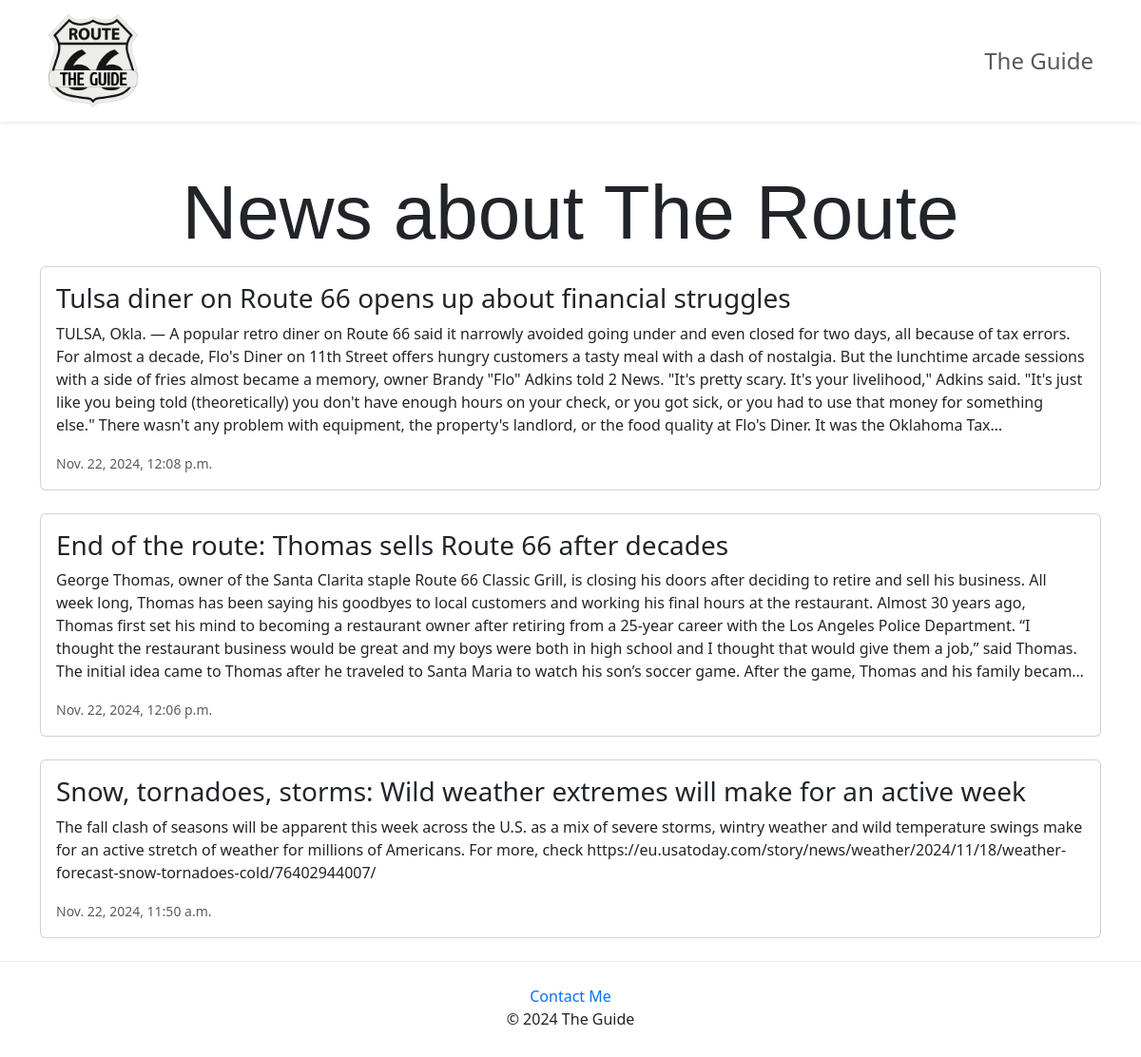
The page /news/ on the database as committed earlier.
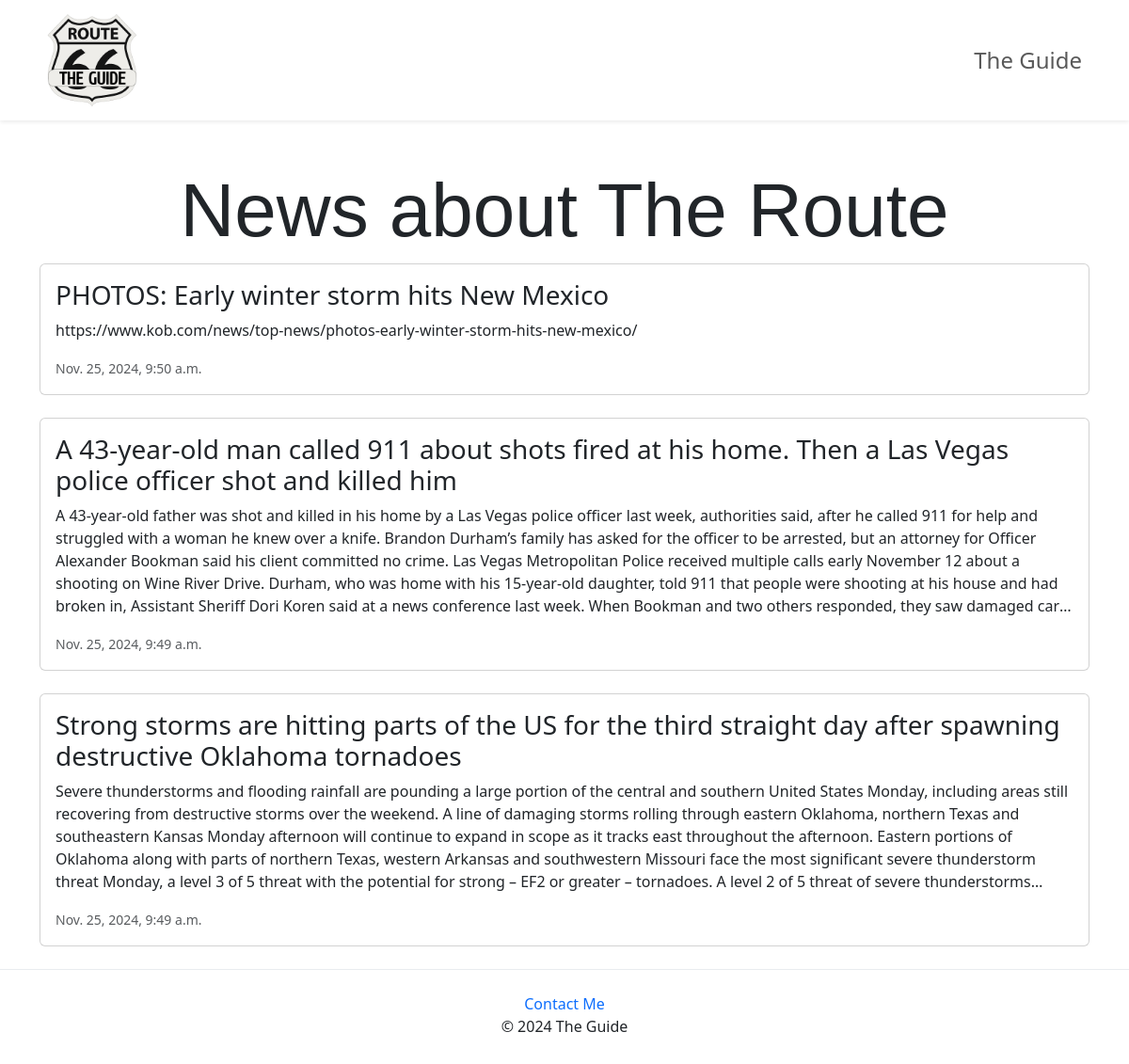
The same page on the database as committed later.
### news/models.py (models this page shows)
class NewsEntry(models.Model):
    title = models.CharField(max_length=200)
    description = models.TextField()
    date = models.DateTimeField(auto_now_add=True)

### news/views.py (the view)
# urls.py: path('', views.news, name='news'),
def news(request):
    news = NewsEntry.objects.order_by('-date')[:3]
    return render(request, 'news/news.html', {'news': news})

### news/templates/news/news.html (shortened to what this page needs)
{% extends 'news/base.html' %}
{% block content %}
    <h1 class="text-center text-dark">News about The Route</h1>
    <div class="row row-cols-1 row-cols-md-1 row-cols-lg-1 justify-content-center">
        {% for new in news %}
        <div class="col mb-4">
            <div class="card h-100">
                <div class="card-body text-dark">
                    <a href="{% url 'news:detail' new.id %}" class="text-decoration-none text-dark">
                        <h3 class="card-title">{{ new.title }}</h3>
                    </a>
                    <p class="card-text">{{ new.description }}</p>
                    <p class="card-text">
                        <small class="text-muted">{{ new.date }}</small>
                    </p>
                </div>
            </div>
        </div>
        {% endfor %}
    </div>
{% endblock %}

### news/templates/news/base.html (shortened to what this page needs)
{% load static %}
<!DOCTYPE html>
<html lang="en">
  <head>
    <link
      href="https://cdn.jsdelivr.net/npm/bootstrap@5.3.0-alpha1/dist/css/bootstrap.min.css"
      rel="stylesheet"
    />
    <link
      href="https://cdnjs.cloudflare.com/ajax/libs/font-awesome/6.0.0-beta3/css/all.min.css"
      rel="stylesheet"
    />
    <link href="{% static 'news/style.css' %}" rel="stylesheet" />
  </head>
  <body>
    <nav class="navbar navbar-expand-lg navbar-light shadow-sm">
      <div class="container d-flex align-items-center">
        <a href="{% url 'home' %}">
          <img
            src="{% static 'img/logo.png' %}"
            alt="Guide Logo"
            class="logo-style"
          />
        </a>
        <div class="collapse navbar-collapse" id="navbarNav">
          <ul class="navbar-nav ms-auto">
            <li class="nav-item">
              <a class="nav-link" href="{% url 'home' %}">The Guide</a>
            </li>
          </ul>
        </div>
      </div>
    </nav>
    <div class="container mt-5 content text-light">
      {% block content %}{% endblock %}
    </div>
    <footer class="py-4 mt-auto">
      <div class="container text-center">
        <p class="mb-0">
          <a
            href="mailto:a23alexandreme@iessanclemente.net"
            class="text-decoration-none text-primary"
            >Contact Me</a
          >
        </p>
        <p class="mb-1">&copy; 2024 The Guide</p>
      </div>
    </footer>
  </body>
</html>

### news/static/news/style.css (style rules this page uses)
html, body { height: 100%; margin: 0; display: flex; flex-direction: column; background-image: url("images/bg.jpg"); background-position: center center; background-size: cover; background-attachment: fixed; }
.navbar { background-color: rgba(255, 255, 255, 0.7); }
.nav-link { font-size: 1.5rem; }
h1 { font-family: "AmericanCaptain", sans-serif; font-size: 5rem; }
.content { flex: 1; }
footer { background-color: rgba(255, 255, 255, 0.7); padding: 20px 0; text-align: center; border-top: 1px solid #e9ecef; }
footer p { margin: 0; }
footer a { color: #007bff; text-decoration: none; }
.logo-style { width: 7rem; height: 100%; }
.card-text { display: -webkit-box; -webkit-line-clamp: 5; -webkit-box-orient: vertical; overflow: hidden; text-overflow: ellipsis; }

Rows that differ between the two databases and show on the page:
removed NewsEntry: title "Tulsa diner on Route 66 opens up about financial struggles", description "TULSA, Okla. — A popular retro diner on Route 66 said it narrowly avoided going under and even closed for two days, all because of tax errors. For almost a decade, Flo's Diner on 11th Street offers hungry customers a tasty meal with a dash of nostalgia. But the lunchtime arcade sessions with a side of fries almost became a memory, owner Brandy \"Flo\" Adkins told 2 News. \"It's pretty scary. It's your livelihood,\" Adkins said. \"It's just like you being told (theoretically) you don't have enough hours on your check, or you got sick, or you had to use that money for something else.\" There wasn't any problem with equipment, the property's landlord, or the food quality at Flo's Diner. It was the…", date "Nov. 22, 2024, 12:08 p.m."
removed NewsEntry: title "End of the route: Thomas sells Route 66 after decades", description "George Thomas, owner of the Santa Clarita staple Route 66 Classic Grill, is closing his doors after deciding to retire and sell his business. All week long, Thomas has been saying his goodbyes to local customers and working his final hours at the restaurant. Almost 30 years ago, Thomas first set his mind to becoming a restaurant owner after retiring from a 25-year career with the Los Angeles Police Department. “I thought the restaurant business would be great and my boys were both in high school and I thought that would give them a job,” said Thomas. The initial idea came to Thomas after he traveled to Santa Maria to watch his son’s soccer game. After the game, Thomas and his family…", date "Nov. 22, 2024, 12:06 p.m."
removed NewsEntry: title "Snow, tornadoes, storms: Wild weather extremes will make for an active week", description "The fall clash of seasons will be apparent this week across the U.S. as a mix of severe storms, wintry weather and wild temperature swings make for an active stretch of weather for millions of Americans. For more, check https://eu.usatoday.com/story/news/weather/2024/11/18/weather-forecast-snow-tornadoes-cold/76402944007/", date "Nov. 22, 2024, 11:50 a.m."
added NewsEntry: title "PHOTOS: Early winter storm hits New Mexico", description "https://www.kob.com/news/top-news/photos-early-winter-storm-hits-new-mexico/", date "Nov. 25, 2024, 9:50 a.m."
added NewsEntry: title "A 43-year-old man called 911 about shots fired at his home. Then a Las Vegas police officer shot and killed him", description "A 43-year-old father was shot and killed in his home by a Las Vegas police officer last week, authorities said, after he called 911 for help and struggled with a woman he knew over a knife. Brandon Durham’s family has asked for the officer to be arrested, but an attorney for Officer Alexander Bookman said his client committed no crime. Las Vegas Metropolitan Police received multiple calls early November 12 about a shooting on Wine River Drive. Durham, who was home with his 15-year-old daughter, told 911 that people were shooting at his house and had broken in, Assistant Sheriff Dori Koren said at a news conference last week. When Bookman and two others responded, they saw damaged…", date "Nov. 25, 2024, 9:49 a.m."
added NewsEntry: title "Strong storms are hitting parts of the US for the third straight day after spawning destructive Oklahoma tornadoes", description "Severe thunderstorms and flooding rainfall are pounding a large portion of the central and southern United States Monday, including areas still recovering from destructive storms over the weekend. A line of damaging storms rolling through eastern Oklahoma, northern Texas and southeastern Kansas Monday afternoon will continue to expand in scope as it tracks east throughout the afternoon. Eastern portions of Oklahoma along with parts of northern Texas, western Arkansas and southwestern Missouri face the most significant severe thunderstorm threat Monday, a level 3 of 5 threat with the potential for strong – EF2 or greater – tornadoes. A level 2 of 5 threat of severe…", date "Nov. 25, 2024, 9:49 a.m."
